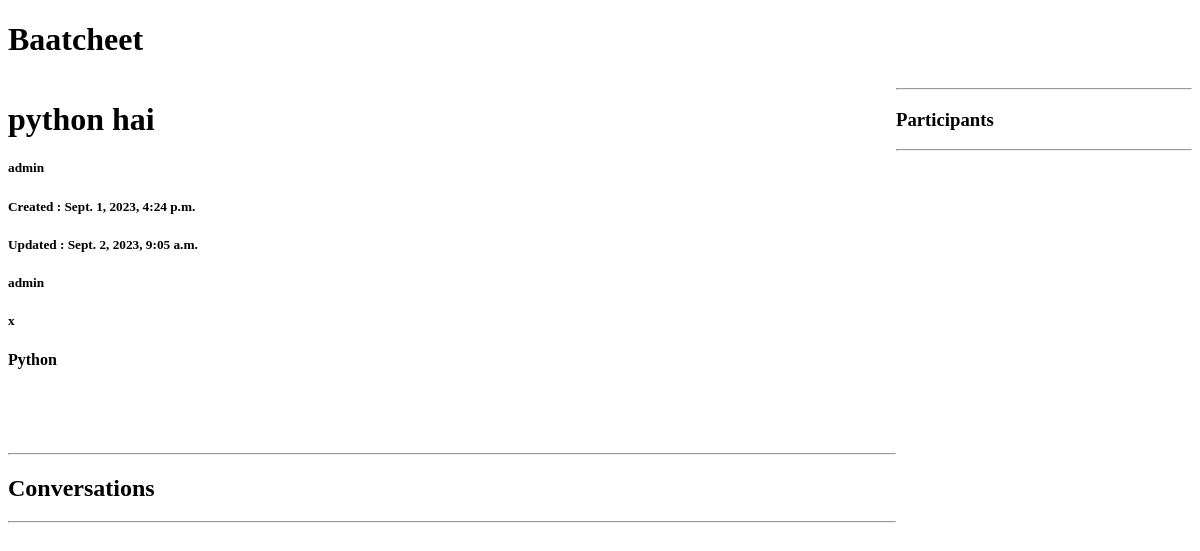
/room/22/, run on an earlier commit of the app's database.
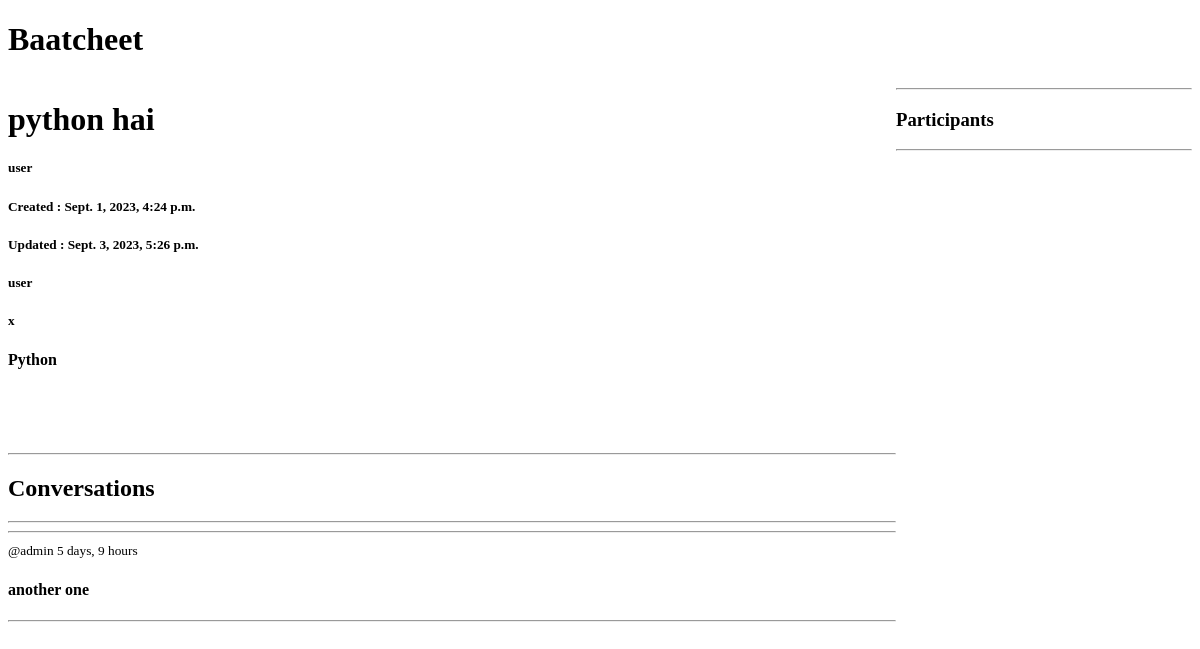
And on a later commit of the database.
### chat_app/models.py (models this page shows, shortened)
class Room(models.Model):
    host=models.ForeignKey(User,on_delete=models.SET_NULL,null=True)
    topic=models.ForeignKey(Topic,on_delete=models.SET_NULL,null=True)
    participants=models.ManyToManyField(User,related_name='participants')
    name=models.CharField(max_length=200)
    discription=models.TextField(null=True,blank=True)
    updated=models.DateTimeField(auto_now=True)
    created=models.DateTimeField(auto_now_add=True)
    class Meta:
        ordering=['-updated','-created']

class Topic(models.Model):
    name=models.CharField(max_length=200)
    def __str__(self) -> str:
        return self.name

class Message(models.Model):
    room=models.ForeignKey(Room,on_delete=models.CASCADE)
    user=models.ForeignKey(User,on_delete=models.CASCADE)
    body=models.TextField()
    updated=models.DateTimeField(auto_now=True)
    created=models.DateTimeField(auto_now_add=True)

### chat_app/views.py (the view, shortened to what this page needs)
# urls.py: path("room/<str:id>/",views.room,name='room'),
def room(request,id):
    room=Room.objects.get(id=id)
    participants=room.participants.all()
    roomMessages=room.message_set.all().order_by('-created')
    context={'rooms':room,'roomMessages':roomMessages,'participants':participants}
    return render(request,'chat_app/room.html',context)

### chat_app/templates/chat_app/room.html (shortened to what this page needs)
{% extends 'chat_app/base.html' %}
{% block content %}
<div class="parent">
    <div class="child1">
        <h1>{{rooms.name}}</h1>
<h5>{{rooms.host}}</h5>
<h5>Created : {{rooms.created}}</h5>
<h5>Updated : {{rooms.updated}}</h5><h5>{{rooms.host}}</h5>
<h5>{{rooms.discription}}</h5>
<h4>{{rooms.topic}}</h4>
<br>
<br>
<br>
<hr>
<h2>Conversations</h2>
<hr>
{% for message in roomMessages %}
<hr>
<small>@{{message.user}}  {{message.created|timesince}}</small>
<h4>{{message.body}}</h4>
<hr>
{% endfor %}
    </div>
    <div class="child2">
        <hr>
        <h3>Participants</h3>
        <hr>
    </div>
</div>
{% endblock %}

What changed in the data, as far as the page shows it:
changed Room "python hai": host "admin" → "user"; updated "Sept. 2, 2023, 9:05 a.m." → "Sept. 3, 2023, 5:26 p.m."
added Message: user "admin", created "5 days, 9 hours", body "another one"
